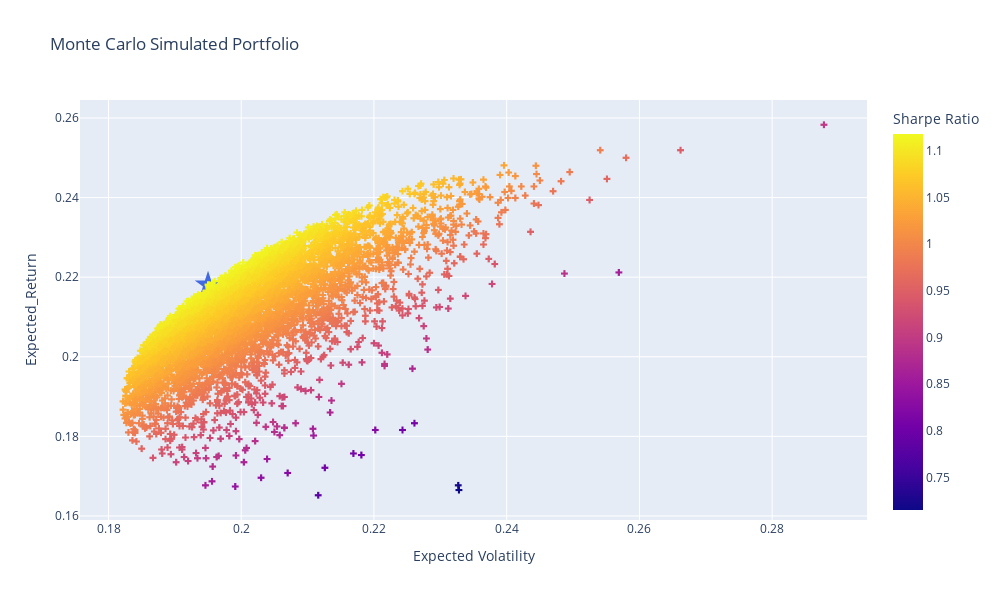

Write notebook code for a chart like this one.
### Code cell
# Plot simulated portfolio
fig = px.scatter(
    temp, x='port_vols', y='port_rets', color='sharpe_ratio',
    labels={'port_vols': 'Expected Volatility', 'port_rets': 'Expected_Return','sharpe_ratio': 'Sharpe Ratio'}, title="Monte Carlo Simulated Portfolio"
     ).update_traces(mode='markers', marker=dict(symbol='cross'))

# Plot max sharpe
fig.add_scatter(
    mode='markers',
    x=[temp.iloc[temp.sharpe_ratio.idxmax()]['port_vols']],
    y=[temp.iloc[temp.sharpe_ratio.idxmax()]['port_rets']],
    marker=dict(color='RoyalBlue', size=20, symbol='star'),
    name = 'Max Sharpe'
).update(layout_showlegend=False)

# Show spikes
fig.update_xaxes(showspikes=True)
fig.update_yaxes(showspikes=True)
fig.show()

### Figure 1 — Plotly figure (JSON) as saved in the notebook; plotly's stock layout.template omitted (floating-point values rounded to 4 significant figures; data arrays with more than 128 entries replaced by an {"elided": "..."} marker saying what was removed)
{"data": [{"hovertemplate": "Expected Volatility=%{x}<br>Expected_Return=%{y}<br>Sharpe Ratio=%{marker.color}<extra></extra>", "legendgroup": "", "marker": {"color": {"elided": "5000 float values"}, "coloraxis": "coloraxis", "symbol": "cross"}, "mode": "markers", "name": "", "showlegend": false, "type": "scattergl", "x": {"elided": "5000 float values"}, "xaxis": "x", "y": {"elided": "5000 float values"}, "yaxis": "y"}, {"marker": {"color": "RoyalBlue", "size": 20, "symbol": "star"}, "mode": "markers", "name": "Max Sharpe", "type": "scatter", "x": [0.195], "y": [0.2181]}], "layout": {"coloraxis": {"colorbar": {"title": {"text": "Sharpe Ratio"}}, "colorscale": [[0, "#0d0887"], [0.1111, "#46039f"], [0.2222, "#7201a8"], [0.3333, "#9c179e"], [0.4444, "#bd3786"], [0.5556, "#d8576b"], [0.6667, "#ed7953"], [0.7778, "#fb9f3a"], [0.8889, "#fdca26"], [1, "#f0f921"]]}, "height": 600, "legend": {"tracegroupgap": 0}, "showlegend": false, "title": {"text": "Monte Carlo Simulated Portfolio"}, "width": 1000, "xaxis": {"anchor": "y", "autorange": true, "domain": [0, 1], "range": [0.1757, 0.2943], "showspikes": true, "title": {"text": "Expected Volatility"}, "type": "linear"}, "yaxis": {"anchor": "x", "autorange": true, "domain": [0, 1], "range": [0.159, 0.2645], "showspikes": true, "title": {"text": "Expected_Return"}, "type": "linear"}}}
